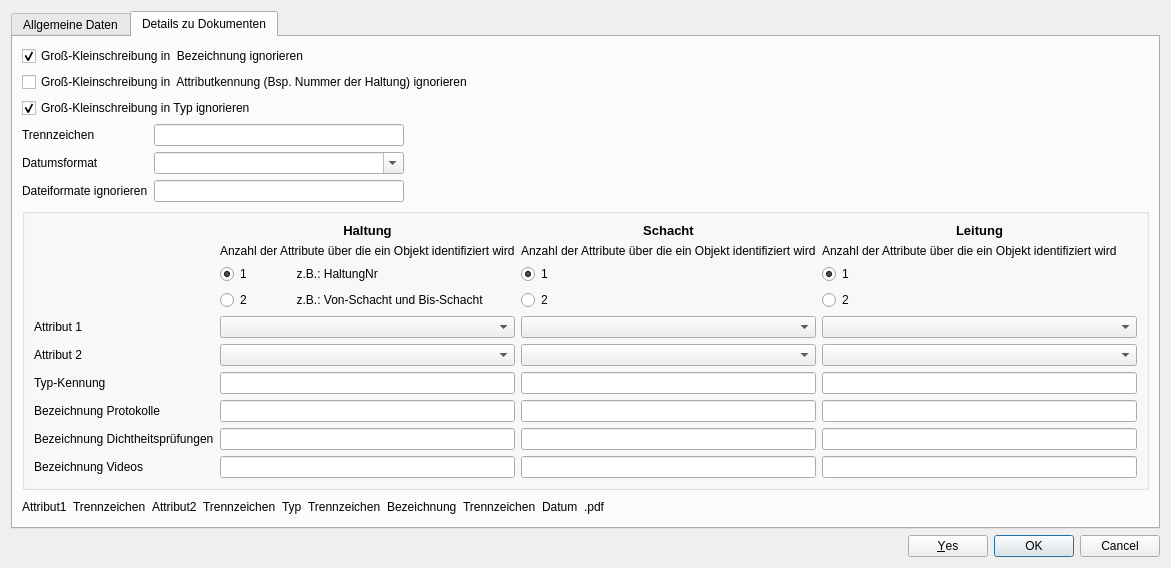
<?xml version="1.0" encoding="UTF-8"?>
<ui version="4.0">
 <class>Dialog</class>
 <widget class="QDialog" name="Dialog">
  <property name="geometry">
   <rect>
    <x>0</x>
    <y>0</y>
    <width>1111</width>
    <height>553</height>
   </rect>
  </property>
  <property name="windowTitle">
   <string>Einstellungen</string>
  </property>
  <layout class="QVBoxLayout" name="verticalLayout">
   <item>
    <widget class="QTabWidget" name="tabWidget">
     <property name="currentIndex">
      <number>1</number>
     </property>
     <widget class="QWidget" name="tab_allgemein">
      <attribute name="title">
       <string>Allgemeine Daten</string>
      </attribute>
      <layout class="QVBoxLayout" name="verticalLayout_4">
       <item>
        <widget class="QGroupBox" name="groupBox">
         <property name="title">
          <string/>
         </property>
         <layout class="QVBoxLayout" name="verticalLayout_2">
          <item>
           <widget class="QLabel" name="label">
            <property name="maximumSize">
             <size>
              <width>16777215</width>
              <height>15</height>
             </size>
            </property>
            <property name="text">
             <string>Datenbank (*.gpkg) mit Geometriedaten wählen</string>
            </property>
           </widget>
          </item>
          <item>
           <widget class="QgsFileWidget" name="file_geometrie"/>
          </item>
          <item>
           <layout class="QGridLayout" name="gridLayout_5">
            <property name="topMargin">
             <number>0</number>
            </property>
            <item row="1" column="0">
             <widget class="QgsMapLayerComboBox" name="combobox_haltungen"/>
            </item>
            <item row="0" column="0">
             <widget class="QLabel" name="label_3">
              <property name="text">
               <string>Layer der Haltungen wählen</string>
              </property>
             </widget>
            </item>
            <item row="1" column="1">
             <widget class="QgsFieldComboBox" name="combobox_haltungen_id"/>
            </item>
            <item row="0" column="1">
             <widget class="QLabel" name="label_19">
              <property name="text">
               <string>Attribut mit eindeutiger Bezeichnung der Haltung</string>
              </property>
             </widget>
            </item>
           </layout>
          </item>
          <item>
           <layout class="QGridLayout" name="gridLayout_6">
            <property name="topMargin">
             <number>0</number>
            </property>
            <item row="1" column="0">
             <widget class="QgsMapLayerComboBox" name="combobox_schacht"/>
            </item>
            <item row="0" column="0">
             <widget class="QLabel" name="label_5">
              <property name="text">
               <string>Layer der Schächte wählen</string>
              </property>
             </widget>
            </item>
            <item row="1" column="1">
             <widget class="QgsFieldComboBox" name="combobox_schacht_id"/>
            </item>
            <item row="0" column="1">
             <widget class="QLabel" name="label_21">
              <property name="text">
               <string>Attribut mit eindeutiger Bezeichnung des Schachtes</string>
              </property>
             </widget>
            </item>
           </layout>
          </item>
          <item>
           <layout class="QGridLayout" name="gridLayout_7">
            <property name="topMargin">
             <number>0</number>
            </property>
            <item row="0" column="0">
             <widget class="QLabel" name="label_7">
              <property name="text">
               <string>Layer der Leitungen wählen</string>
              </property>
             </widget>
            </item>
            <item row="1" column="0">
             <widget class="QgsMapLayerComboBox" name="combobox_leitung"/>
            </item>
            <item row="1" column="1">
             <widget class="QgsFieldComboBox" name="combobox_leitung_id"/>
            </item>
            <item row="0" column="1">
             <widget class="QLabel" name="label_20">
              <property name="text">
               <string>Attribut mit eindeutiger Bezeichnung der Leitung</string>
              </property>
             </widget>
            </item>
           </layout>
          </item>
          <item>
           <layout class="QGridLayout" name="gridLayout_3">
            <item row="1" column="0">
             <widget class="QLabel" name="label_6">
              <property name="text">
               <string>Maßstab bei Objektzoom</string>
              </property>
             </widget>
            </item>
            <item row="1" column="1">
             <widget class="QSpinBox" name="spinbox_zoom">
              <property name="minimum">
               <number>100</number>
              </property>
              <property name="maximum">
               <number>2500</number>
              </property>
              <property name="value">
               <number>500</number>
              </property>
             </widget>
            </item>
           </layout>
          </item>
          <item>
           <spacer name="verticalSpacer">
            <property name="orientation">
             <enum>Qt::Vertical</enum>
            </property>
            <property name="sizeHint" stdset="0">
             <size>
              <width>20</width>
              <height>40</height>
             </size>
            </property>
           </spacer>
          </item>
          <item>
           <widget class="QGroupBox" name="groupBox_2">
            <property name="title">
             <string>Protokolle Öffnen</string>
            </property>
            <layout class="QVBoxLayout" name="verticalLayout_3">
             <item>
              <widget class="QLabel" name="label_4">
               <property name="text">
                <string>Datenbank mit Verknüpfung der Inspektionsdaten (optional, falls bereits eine Datenbank erstellt wurde)</string>
               </property>
              </widget>
             </item>
             <item>
              <widget class="QgsFileWidget" name="file_protokolle"/>
             </item>
            </layout>
           </widget>
          </item>
         </layout>
        </widget>
       </item>
      </layout>
     </widget>
     <widget class="QWidget" name="tab_protokolle">
      <attribute name="title">
       <string>Details zu Dokumenten</string>
      </attribute>
      <layout class="QGridLayout" name="gridLayout">
       <item row="1" column="0">
        <widget class="QCheckBox" name="checkbox_attribut">
         <property name="text">
          <string>Groß-Kleinschreibung in  Attributkennung (Bsp. Nummer der Haltung) ignorieren</string>
         </property>
        </widget>
       </item>
       <item row="7" column="0">
        <layout class="QGridLayout" name="gridLayout_8">
         <property name="topMargin">
          <number>0</number>
         </property>
         <item row="0" column="3">
          <widget class="QLabel" name="h_trenn2">
           <property name="text">
            <string>Trennzeichen</string>
           </property>
          </widget>
         </item>
         <item row="0" column="0">
          <widget class="QLabel" name="h_attribut1">
           <property name="lineWidth">
            <number>0</number>
           </property>
           <property name="text">
            <string>Attribut1</string>
           </property>
           <property name="margin">
            <number>0</number>
           </property>
           <property name="indent">
            <number>-1</number>
           </property>
          </widget>
         </item>
         <item row="0" column="2">
          <widget class="QLabel" name="h_attribut2">
           <property name="text">
            <string>Attribut2</string>
           </property>
          </widget>
         </item>
         <item row="0" column="9">
          <widget class="QLabel" name="label_27">
           <property name="text">
            <string>.pdf</string>
           </property>
          </widget>
         </item>
         <item row="0" column="5">
          <widget class="QLabel" name="h_trenn3">
           <property name="text">
            <string>Trennzeichen</string>
           </property>
          </widget>
         </item>
         <item row="0" column="6">
          <widget class="QLabel" name="h_bezeichnung">
           <property name="text">
            <string>Bezeichnung</string>
           </property>
          </widget>
         </item>
         <item row="0" column="4">
          <widget class="QLabel" name="h_typ">
           <property name="text">
            <string>Typ</string>
           </property>
          </widget>
         </item>
         <item row="0" column="8">
          <widget class="QLabel" name="h_datum">
           <property name="text">
            <string>Datum</string>
           </property>
          </widget>
         </item>
         <item row="0" column="1">
          <widget class="QLabel" name="h_trenn1">
           <property name="text">
            <string>Trennzeichen</string>
           </property>
          </widget>
         </item>
         <item row="0" column="10">
          <spacer name="horizontalSpacer">
           <property name="orientation">
            <enum>Qt::Horizontal</enum>
           </property>
           <property name="sizeHint" stdset="0">
            <size>
             <width>40</width>
             <height>20</height>
            </size>
           </property>
          </spacer>
         </item>
         <item row="0" column="7">
          <widget class="QLabel" name="h_trenn4">
           <property name="text">
            <string>Trennzeichen</string>
           </property>
          </widget>
         </item>
        </layout>
       </item>
       <item row="6" column="0">
        <widget class="QGroupBox" name="groupbox_haltung">
         <property name="title">
          <string/>
         </property>
         <layout class="QGridLayout" name="gridLayout_2">
          <item row="8" column="3">
           <widget class="QLineEdit" name="txt_l_protokoll"/>
          </item>
          <item row="10" column="0">
           <widget class="QLabel" name="label_18">
            <property name="text">
             <string>Bezeichnung Videos</string>
            </property>
           </widget>
          </item>
          <item row="6" column="2">
           <widget class="QLineEdit" name="txt_s_typ"/>
          </item>
          <item row="8" column="1">
           <widget class="QLineEdit" name="txt_h_protokoll"/>
          </item>
          <item row="9" column="0">
           <widget class="QLabel" name="label_17">
            <property name="text">
             <string>Bezeichnung Dichtheitsprüfungen</string>
            </property>
           </widget>
          </item>
          <item row="10" column="2">
           <widget class="QLineEdit" name="txt_s_video"/>
          </item>
          <item row="4" column="1">
           <widget class="QgsFieldComboBox" name="haltung_field2"/>
          </item>
          <item row="9" column="2">
           <widget class="QLineEdit" name="txt_s_dp"/>
          </item>
          <item row="1" column="3">
           <layout class="QVBoxLayout" name="verticalLayout_6">
            <property name="rightMargin">
             <number>20</number>
            </property>
            <item>
             <widget class="QLabel" name="label_8">
              <property name="text">
               <string>Anzahl der Attribute über die ein Objekt identifiziert wird</string>
              </property>
             </widget>
            </item>
            <item>
             <widget class="QRadioButton" name="l_radiobutton_1">
              <property name="text">
               <string>1</string>
              </property>
              <property name="checked">
               <bool>true</bool>
              </property>
              <attribute name="buttonGroup">
               <string notr="true">buttonGroup_3</string>
              </attribute>
             </widget>
            </item>
            <item>
             <widget class="QRadioButton" name="l_radiobutton_2">
              <property name="text">
               <string>2</string>
              </property>
              <property name="checked">
               <bool>false</bool>
              </property>
              <attribute name="buttonGroup">
               <string notr="true">buttonGroup_3</string>
              </attribute>
             </widget>
            </item>
           </layout>
          </item>
          <item row="3" column="3">
           <widget class="QgsFieldComboBox" name="leitung_field1"/>
          </item>
          <item row="10" column="1">
           <widget class="QLineEdit" name="txt_h_video"/>
          </item>
          <item row="8" column="0">
           <widget class="QLabel" name="label_15">
            <property name="text">
             <string>Bezeichnung Protokolle</string>
            </property>
           </widget>
          </item>
          <item row="3" column="0">
           <widget class="QLabel" name="label_12">
            <property name="text">
             <string>Attribut 1</string>
            </property>
           </widget>
          </item>
          <item row="4" column="3">
           <widget class="QgsFieldComboBox" name="leitung_field2"/>
          </item>
          <item row="9" column="3">
           <widget class="QLineEdit" name="txt_l_dp"/>
          </item>
          <item row="4" column="2">
           <widget class="QgsFieldComboBox" name="schacht_field2"/>
          </item>
          <item row="6" column="0">
           <widget class="QLabel" name="label_14">
            <property name="text">
             <string>Typ-Kennung</string>
            </property>
           </widget>
          </item>
          <item row="1" column="2">
           <layout class="QVBoxLayout" name="verticalLayout_7">
            <item>
             <widget class="QLabel" name="label_10">
              <property name="maximumSize">
               <size>
                <width>16777215</width>
                <height>15</height>
               </size>
              </property>
              <property name="text">
               <string>Anzahl der Attribute über die ein Objekt identifiziert wird</string>
              </property>
             </widget>
            </item>
            <item>
             <widget class="QRadioButton" name="s_radiobutton_1">
              <property name="text">
               <string>1</string>
              </property>
              <property name="checked">
               <bool>true</bool>
              </property>
              <attribute name="buttonGroup">
               <string notr="true">buttonGroup</string>
              </attribute>
             </widget>
            </item>
            <item>
             <widget class="QRadioButton" name="s_radiobutton_2">
              <property name="text">
               <string>2</string>
              </property>
              <attribute name="buttonGroup">
               <string notr="true">buttonGroup</string>
              </attribute>
             </widget>
            </item>
           </layout>
          </item>
          <item row="6" column="3">
           <widget class="QLineEdit" name="txt_l_typ"/>
          </item>
          <item row="6" column="1">
           <widget class="QLineEdit" name="txt_h_typ"/>
          </item>
          <item row="3" column="2">
           <widget class="QgsFieldComboBox" name="schacht_field1"/>
          </item>
          <item row="10" column="3">
           <widget class="QLineEdit" name="txt_l_video"/>
          </item>
          <item row="1" column="1">
           <layout class="QVBoxLayout" name="verticalLayout_5">
            <item>
             <widget class="QLabel" name="label_2">
              <property name="text">
               <string>Anzahl der Attribute über die ein Objekt identifiziert wird</string>
              </property>
             </widget>
            </item>
            <item>
             <widget class="QRadioButton" name="h_radiobutton_1">
              <property name="text">
               <string>1               z.B.: HaltungNr</string>
              </property>
              <property name="checked">
               <bool>true</bool>
              </property>
              <attribute name="buttonGroup">
               <string notr="true">buttonGroup_2</string>
              </attribute>
             </widget>
            </item>
            <item>
             <widget class="QRadioButton" name="h_radiobutton_2">
              <property name="text">
               <string>2               z.B.: Von-Schacht und Bis-Schacht</string>
              </property>
              <attribute name="buttonGroup">
               <string notr="true">buttonGroup_2</string>
              </attribute>
             </widget>
            </item>
           </layout>
          </item>
          <item row="3" column="1">
           <widget class="QgsFieldComboBox" name="haltung_field1"/>
          </item>
          <item row="4" column="0">
           <widget class="QLabel" name="h_label_attribut2">
            <property name="text">
             <string>Attribut 2</string>
            </property>
           </widget>
          </item>
          <item row="8" column="2">
           <widget class="QLineEdit" name="txt_s_protokoll"/>
          </item>
          <item row="9" column="1">
           <widget class="QLineEdit" name="txt_h_dp"/>
          </item>
          <item row="0" column="1">
           <widget class="QLabel" name="label_9">
            <property name="font">
             <font>
              <pointsize>10</pointsize>
              <weight>75</weight>
              <bold>true</bold>
             </font>
            </property>
            <property name="text">
             <string>Haltung</string>
            </property>
            <property name="alignment">
             <set>Qt::AlignCenter</set>
            </property>
           </widget>
          </item>
          <item row="0" column="2">
           <widget class="QLabel" name="label_13">
            <property name="font">
             <font>
              <pointsize>10</pointsize>
              <weight>75</weight>
              <bold>true</bold>
             </font>
            </property>
            <property name="text">
             <string>Schacht</string>
            </property>
            <property name="alignment">
             <set>Qt::AlignCenter</set>
            </property>
           </widget>
          </item>
          <item row="0" column="3">
           <widget class="QLabel" name="label_22">
            <property name="font">
             <font>
              <pointsize>10</pointsize>
              <weight>75</weight>
              <bold>true</bold>
             </font>
            </property>
            <property name="text">
             <string>Leitung</string>
            </property>
            <property name="alignment">
             <set>Qt::AlignCenter</set>
            </property>
           </widget>
          </item>
         </layout>
        </widget>
       </item>
       <item row="0" column="0">
        <widget class="QCheckBox" name="checkbox_grossklein">
         <property name="text">
          <string>Groß-Kleinschreibung in  Bezeichnung ignorieren</string>
         </property>
         <property name="checked">
          <bool>true</bool>
         </property>
        </widget>
       </item>
       <item row="3" column="0">
        <layout class="QGridLayout" name="gridLayout_9">
         <property name="bottomMargin">
          <number>0</number>
         </property>
         <item row="1" column="2">
          <spacer name="horizontalSpacer_2">
           <property name="orientation">
            <enum>Qt::Horizontal</enum>
           </property>
           <property name="sizeHint" stdset="0">
            <size>
             <width>40</width>
             <height>20</height>
            </size>
           </property>
          </spacer>
         </item>
         <item row="0" column="1">
          <widget class="QLineEdit" name="txt_trennzeichen">
           <property name="maximumSize">
            <size>
             <width>250</width>
             <height>16777215</height>
            </size>
           </property>
           <property name="maxLength">
            <number>1</number>
           </property>
          </widget>
         </item>
         <item row="0" column="0">
          <widget class="QLabel" name="label_11">
           <property name="text">
            <string>Trennzeichen</string>
           </property>
          </widget>
         </item>
         <item row="1" column="1">
          <widget class="QComboBox" name="combobox_datum">
           <property name="editable">
            <bool>true</bool>
           </property>
          </widget>
         </item>
         <item row="1" column="0">
          <widget class="QLabel" name="label_16">
           <property name="text">
            <string>Datumsformat</string>
           </property>
          </widget>
         </item>
         <item row="2" column="0">
          <widget class="QLabel" name="label_23">
           <property name="text">
            <string>Dateiformate ignorieren</string>
           </property>
          </widget>
         </item>
         <item row="2" column="1">
          <widget class="QLineEdit" name="txt_ignore">
           <property name="maximumSize">
            <size>
             <width>250</width>
             <height>16777215</height>
            </size>
           </property>
          </widget>
         </item>
        </layout>
       </item>
       <item row="2" column="0">
        <widget class="QCheckBox" name="checkbox_typ">
         <property name="text">
          <string>Groß-Kleinschreibung in Typ ignorieren</string>
         </property>
         <property name="checked">
          <bool>true</bool>
         </property>
        </widget>
       </item>
      </layout>
     </widget>
    </widget>
   </item>
   <item>
    <spacer name="verticalSpacer_2">
     <property name="orientation">
      <enum>Qt::Vertical</enum>
     </property>
     <property name="sizeHint" stdset="0">
      <size>
       <width>20</width>
       <height>40</height>
      </size>
     </property>
    </spacer>
   </item>
   <item>
    <widget class="QDialogButtonBox" name="buttonBox">
     <property name="focusPolicy">
      <enum>Qt::NoFocus</enum>
     </property>
     <property name="contextMenuPolicy">
      <enum>Qt::DefaultContextMenu</enum>
     </property>
     <property name="acceptDrops">
      <bool>false</bool>
     </property>
     <property name="standardButtons">
      <set>QDialogButtonBox::Cancel|QDialogButtonBox::Ok|QDialogButtonBox::Yes</set>
     </property>
    </widget>
   </item>
  </layout>
 </widget>
 <customwidgets>
  <customwidget>
   <class>QgsFieldComboBox</class>
   <extends>QComboBox</extends>
   <header>qgsfieldcombobox.h</header>
  </customwidget>
  <customwidget>
   <class>QgsFileWidget</class>
   <extends>QWidget</extends>
   <header>qgsfilewidget.h</header>
  </customwidget>
  <customwidget>
   <class>QgsMapLayerComboBox</class>
   <extends>QComboBox</extends>
   <header>qgsmaplayercombobox.h</header>
  </customwidget>
 </customwidgets>
 <tabstops>
  <tabstop>tabWidget</tabstop>
  <tabstop>combobox_haltungen</tabstop>
  <tabstop>combobox_haltungen_id</tabstop>
  <tabstop>combobox_schacht</tabstop>
  <tabstop>combobox_schacht_id</tabstop>
  <tabstop>combobox_leitung</tabstop>
  <tabstop>combobox_leitung_id</tabstop>
  <tabstop>spinbox_zoom</tabstop>
  <tabstop>checkbox_grossklein</tabstop>
  <tabstop>checkbox_attribut</tabstop>
  <tabstop>txt_trennzeichen</tabstop>
  <tabstop>combobox_datum</tabstop>
  <tabstop>h_radiobutton_1</tabstop>
  <tabstop>h_radiobutton_2</tabstop>
  <tabstop>haltung_field1</tabstop>
  <tabstop>haltung_field2</tabstop>
  <tabstop>txt_h_typ</tabstop>
  <tabstop>txt_h_protokoll</tabstop>
  <tabstop>txt_h_dp</tabstop>
  <tabstop>txt_h_video</tabstop>
  <tabstop>s_radiobutton_1</tabstop>
  <tabstop>s_radiobutton_2</tabstop>
  <tabstop>schacht_field1</tabstop>
  <tabstop>schacht_field2</tabstop>
  <tabstop>txt_s_typ</tabstop>
  <tabstop>txt_s_protokoll</tabstop>
  <tabstop>txt_s_dp</tabstop>
  <tabstop>txt_s_video</tabstop>
  <tabstop>l_radiobutton_1</tabstop>
  <tabstop>l_radiobutton_2</tabstop>
  <tabstop>leitung_field1</tabstop>
  <tabstop>leitung_field2</tabstop>
  <tabstop>txt_l_typ</tabstop>
  <tabstop>txt_l_protokoll</tabstop>
  <tabstop>txt_l_dp</tabstop>
  <tabstop>txt_l_video</tabstop>
 </tabstops>
 <resources/>
 <connections/>
 <buttongroups>
  <buttongroup name="buttonGroup_3"/>
  <buttongroup name="buttonGroup_2"/>
  <buttongroup name="buttonGroup"/>
 </buttongroups>
</ui>
